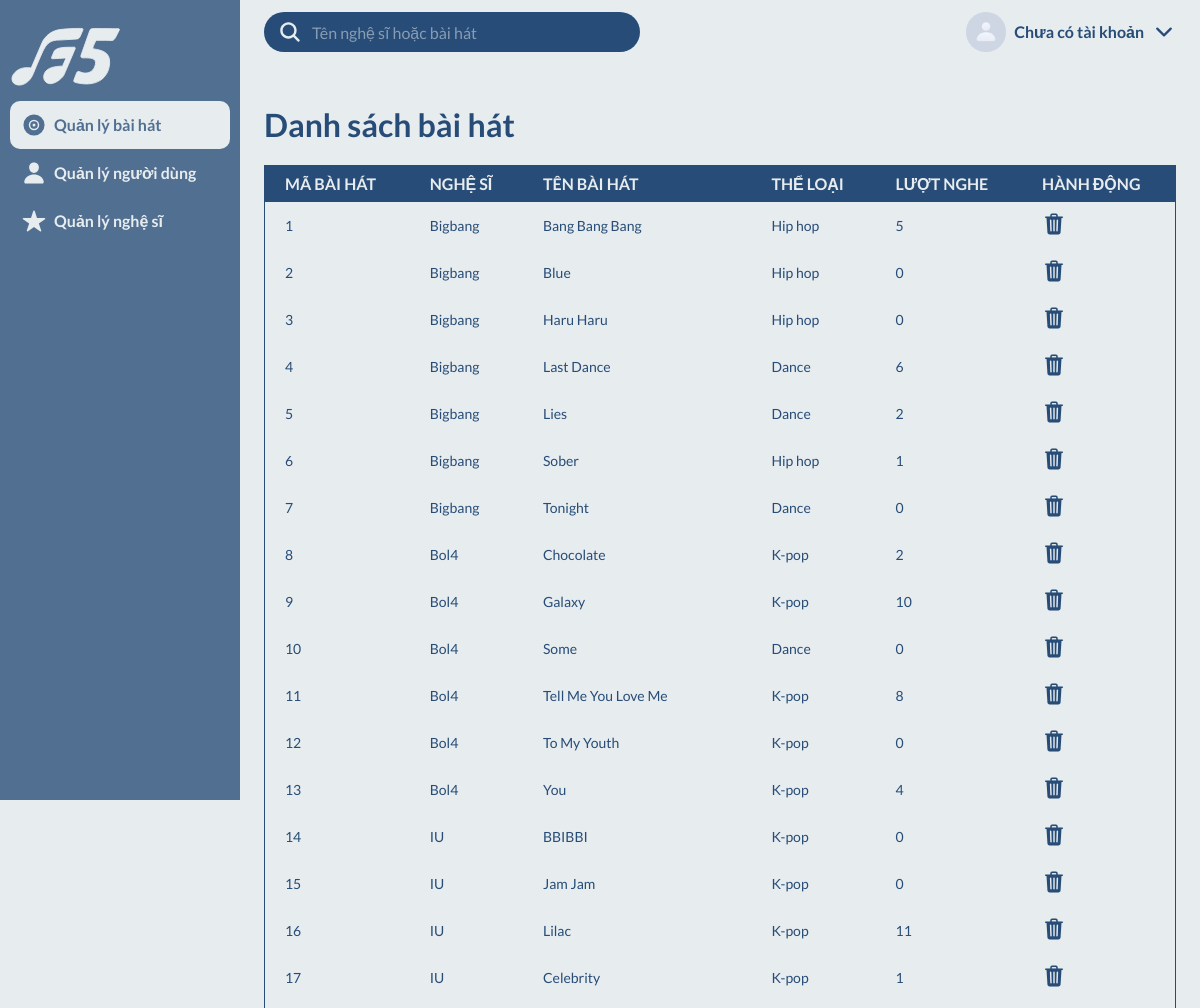
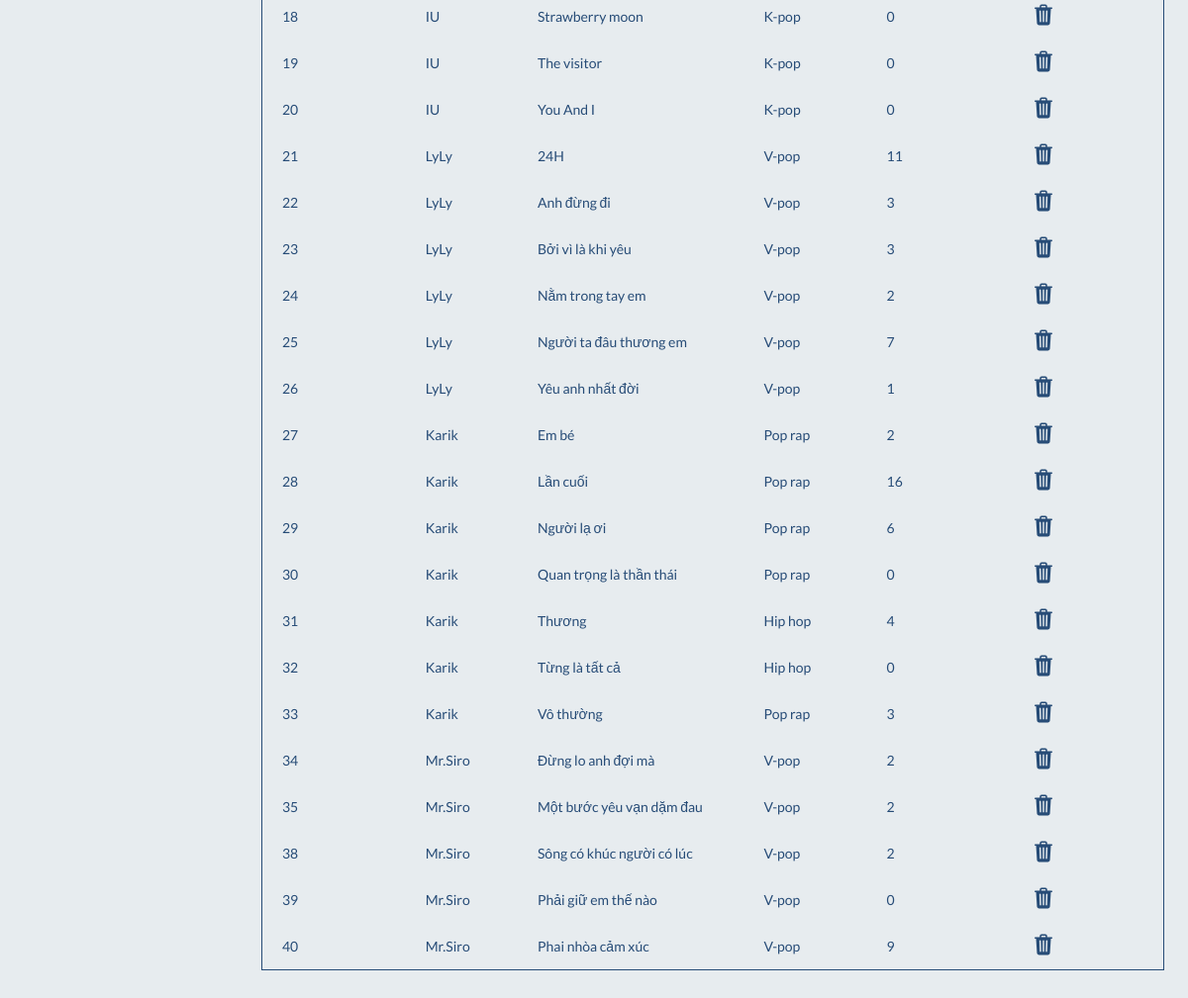
Page /manage_songs.php on the committed database (2 pictures, top to bottom).
### tables this page shows
CREATE TABLE `songs` (
  `audio_id` int(11) NOT NULL,
  `user_id` int(11) NOT NULL,
  `title` varchar(255) NOT NULL,
  `category` varchar(255) NOT NULL,
  `thumbnail` varchar(255) NOT NULL,
  `audio_location` varchar(255) NOT NULL,
  `view` int(11) NOT NULL DEFAULT 0
);

CREATE TABLE `users` (
  `id` int(30) NOT NULL,
  `stagename` varchar(255) NOT NULL,
  `username` varchar(50) NOT NULL,
  `password` text NOT NULL,
  `type` int(1) NOT NULL DEFAULT 2,
  `date_created` datetime NOT NULL DEFAULT current_timestamp(),
  `image` varchar(100) DEFAULT NULL,
  `occupation` varchar(255) NOT NULL
);

### manage_songs.php (the view, shortened to what this page needs)
<!DOCTYPE html>
<html lang="en">
    <head>
        <link rel="stylesheet" href="./css/base.css" />
        <link rel="stylesheet" href="./css/app.css" />
        <link rel="stylesheet" href="./css/search.css" />
        <link rel="stylesheet" href="./css/table.css" />
    </head>
    <body>
        <div class="grid">
            <div class="sidebar">
                <img src="./assets/Logo F5.svg" alt="" class="logo" />
                <nav class="nav">
                    <ul class="nav-top">
                        <li class="nav-item">
                            <a href="manage_songs.php" class="nav-link selected">
                                <ion-icon name="disc"></ion-icon>Quản lý bài hát
                            </a>
                        </li>
                        <li class="nav-item">
                            <a href="manage_users.php" class="nav-link">
                                <ion-icon name="person"></ion-icon>Quản lý người dùng
                            </a>
                        </li>
                        <li class="nav-item">
                            <a href="manage_artists.php" class="nav-link">
                                <ion-icon name="star"></ion-icon>Quản lý nghệ sĩ
                            </a>
                        </li>
                    </ul>
                </nav>
            </div>
            <header class="header">
                <form action="search.php" method="post" class="search-engine">
                    <ion-icon name="search"></ion-icon>
                    <input
                        type="text" name="search1" id="search"
                        class="search-input"
                        placeholder="Tên nghệ sĩ hoặc bài hát" autocomplete="off" required
                    />
                </form>
                <?php if(isset($_SESSION['currAdmin'])){?>
                <div class="user">
                    <img
                        src="<?='./assets/avatar/'.$_SESSION['path']?>"
                        alt="Avatar"
                        class="user-avatar"
                    />
                    <span class="user-name"><?=$_SESSION['name']?></span>
                    <ion-icon name="chevron-down-outline"></ion-icon>
                    <ul class="nav sub-menu">
                        <li class="nav-item">
                            <a href="view_user.php" class="nav-link">
                                <ion-icon name="person"></ion-icon>Trang cá nhân
                            </a>
                        </li>
                        <li class="nav-item">
                            <a href="logout.php" class="nav-link">
                                <ion-icon name="log-out-outline"></ion-icon>Đăng
                                xuất
                            </a>
                        </li>
                    </ul>
                </div>
                <?php }else{?>
                <div class="user">
                    <img
                        src="./assets/img/iconTrang.jpg"
                        alt="Avatar"
                        class="user-avatar"
                    />
                    <span class="user-name">Chưa có tài khoản</span>
                    <ion-icon name="chevron-down-outline"></ion-icon>
                </div>
                <?php }?>
            </header>
            <main class="main" style="transform: translateY(-150px);">
                <h1 class="table-title">Danh sách bài hát</h1>
                <table id = "songs">
                    <thead>
                        <tr>
                            <th>Mã Bài Hát</th>
                            <th>Nghệ Sĩ</th>
                            <th>Tên Bài Hát</th>
                            <th>Thể Loại</th>
                            <th>Lượt Nghe</th>
                            <th>Hành Động</th>
                        </tr>
                    </thead>
                <?php
                    include 'db_connect.php';
                    $sql_song = "SELECT * FROM songs";
                    $result_song = mysqli_query($conn, $sql_song);
                    while($row=mysqli_fetch_array($result_song)){
                ?>
                    <tbody>
                        <tr>
                            <td><?php echo $row['audio_id']; ?></td>
                            <td>
                                <?php
                                    $user_id = $row['user_id'];
                                    $sql_singer = "SELECT * FROM users where id ='$user_id'";
                                    $result = mysqli_query($conn, $sql_singer);
                                    $row_singer=mysqli_fetch_array($result);
                                    echo $row_singer['stagename'];
                                ?>
                            </td>
                            <td><?php echo $row['title']; ?></td>
                            <td><?php echo $row['category']; ?></td>
                             <td><?php echo $row['view']; ?></td>
                            <td>
                                <a href="delete_song.php?audio_id=<?php echo $row['audio_id']; ?>">
                                    <ion-icon name="trash"></ion-icon>
                                </a>
                            </td>
                        </tr>
                    </tbody>
                <?php
                    }
                ?>
                </table>
            </main>
    </body>
</html>

### css/base.css (style rules this page uses)
:root { --primary-color: #274c77; --secondary-color: #e7ecef; --half-secondary-color: #516f91; --brigde: 8px; }
*, *:after, *:before { box-sizing: inherit; margin: 0; padding: 0; }
html { font-size: 62.5%; line-height: 1.6rem; font-family: "Lato", sans-serif; box-sizing: border-box; }
body { height: 100vh; background-color: var(--secondary-color); }
ion-icon { font-size: 2.4rem; cursor: pointer; }
a { color: unset; text-decoration: none; transition: all 0.25s ease; }
input, button, textarea { font-family: "Lato", sans-serif; }
li { list-style: none; }
.logo { width: 50%; }
.grid { display: grid; min-height: 100vh; grid-gap: 0; grid-template-columns: minmax(12rem, 24rem) repeat(11, 1fr); grid-template-rows: repeat(12, 1fr); }
.sidebar { grid-row-start: 1; grid-row-end: 13; }
.header { grid-area: 1/2/2/13; }
.main { grid-area: 2/2/11/13; }
.user:after { content: ""; position: absolute; top: 100%; right: 0; left: 0; height: var(--brigde); }

### css/app.css (style rules this page uses)
.sidebar { display: flex; flex-direction: column; position: fixed; z-index: 99; width: 24rem; background-color: var(--half-secondary-color); padding: 1rem; height: 100vh; }
.nav { display: flex; flex-direction: column; justify-content: space-between; flex-grow: 1; margin-bottom: 99px; }
.nav-link { display: flex; align-items: center; gap: 8px; font-size: 1.6rem; padding: 1.2rem; font-weight: 600; color: var(--secondary-color); }
.selected { background-color: var(--secondary-color); color: var(--half-secondary-color); border-radius: 1rem; }
.header { --gap: 2.4rem; position: fixed; z-index: 99; top: 0; right: 0; left: 24rem; display: flex; justify-content: space-between; height: 64px; padding: 1.2rem var(--gap); background-color: var(--secondary-color); }
.search-engine { position: relative; display: flex; align-items: center; gap: 1rem; max-width: 376px; width: 100%; background-color: var(--primary-color); color: var(--secondary-color); padding: 0.8rem 1.4rem; border-radius: 3rem; }
.search-input { flex-grow: 1; background-color: transparent; color: var(--secondary-color); font-size: 1.6rem; border: 0; outline: none; }
.search-input::placeholder { opacity: 0.5; color: var(--secondary-color); }
.user { display: flex; align-items: center; gap: 8px; color: var(--primary-color); position: absolute; right: var(--gap); cursor: pointer; }
.user-avatar { flex-shrink: 0; width: 4rem; height: 4rem; border-radius: 50%; object-fit: cover; }
.user-name { color: var(--primary-color); font-size: 1.6rem; font-weight: 600; }
.main { height: auto; padding: 1.2rem 2.4rem; }

### css/table.css (style rules this page uses)
table { font-family: "Lato", sans-serif; color: var(--primary-color); border-collapse: collapse; text-align: left; width: 100%; border: 1px solid var(--primary-color); }
table tr { background: var(--secondary-color); }
table th { font-size: 1.6rem; font-weight: bold; text-transform: uppercase; padding: 10px 20px; background-color: var(--primary-color); color: var(--secondary-color); }
table td { font-size: 1.4rem; padding: 10px 20px; }
.table-title { font-size: 3.2rem; color: var(--primary-color); margin: 4rem 0 3.2rem; }

### rows in the picture
songs: audio_id "1", user.stagename "Bigbang", title "Bang Bang Bang", category "Hip hop", view "5"
songs: audio_id "2", user.stagename "Bigbang", title "Blue", category "Hip hop", view "0"
songs: audio_id "3", user.stagename "Bigbang", title "Haru Haru", category "Hip hop", view "0"
songs: audio_id "4", user.stagename "Bigbang", title "Last Dance", category "Dance", view "6"
songs: audio_id "5", user.stagename "Bigbang", title "Lies", category "Dance", view "2"
songs: audio_id "6", user.stagename "Bigbang", title "Sober", category "Hip hop", view "1"
songs: audio_id "7", user.stagename "Bigbang", title "Tonight", category "Dance", view "0"
songs: audio_id "8", user.stagename "Bol4", title "Chocolate", category "K-pop", view "2"
songs: audio_id "9", user.stagename "Bol4", title "Galaxy", category "K-pop", view "10"
songs: audio_id "10", user.stagename "Bol4", title "Some", category "Dance", view "0"
songs: audio_id "11", user.stagename "Bol4", title "Tell Me You Love Me", category "K-pop", view "8"
songs: audio_id "12", user.stagename "Bol4", title "To My Youth", category "K-pop", view "0"
songs: audio_id "13", user.stagename "Bol4", title "You", category "K-pop", view "4"
songs: audio_id "14", user.stagename "IU", title "BBIBBI", category "K-pop", view "0"
songs: audio_id "15", user.stagename "IU", title "Jam Jam", category "K-pop", view "0"
songs: audio_id "16", user.stagename "IU", title "Lilac", category "K-pop", view "11"
songs: audio_id "17", user.stagename "IU", title "Celebrity", category "K-pop", view "1"
songs: audio_id "18", user.stagename "IU", title "Strawberry moon", category "K-pop", view "0"
songs: audio_id "19", user.stagename "IU", title "The visitor", category "K-pop", view "0"
songs: audio_id "20", user.stagename "IU", title "You And I", category "K-pop", view "0"
songs: audio_id "21", user.stagename "LyLy", title "24H", category "V-pop", view "11"
songs: audio_id "22", user.stagename "LyLy", title "Anh đừng đi", category "V-pop", view "3"
songs: audio_id "23", user.stagename "LyLy", title "Bởi vì là khi yêu", category "V-pop", view "3"
songs: audio_id "24", user.stagename "LyLy", title "Nằm trong tay em", category "V-pop", view "2"
songs: audio_id "25", user.stagename "LyLy", title "Người ta đâu thương em", category "V-pop", view "7"
songs: audio_id "26", user.stagename "LyLy", title "Yêu anh nhất đời", category "V-pop", view "1"
songs: audio_id "27", user.stagename "Karik", title "Em bé", category "Pop rap", view "2"
songs: audio_id "28", user.stagename "Karik", title "Lần cuối", category "Pop rap", view "16"
songs: audio_id "29", user.stagename "Karik", title "Người lạ ơi", category "Pop rap", view "6"
songs: audio_id "30", user.stagename "Karik", title "Quan trọng là thần thái", category "Pop rap", view "0"
songs: audio_id "31", user.stagename "Karik", title "Thương", category "Hip hop", view "4"
songs: audio_id "32", user.stagename "Karik", title "Từng là tất cả", category "Hip hop", view "0"
songs: audio_id "33", user.stagename "Karik", title "Vô thường", category "Pop rap", view "3"
songs: audio_id "34", user.stagename "Mr.Siro", title "Đừng lo anh đợi mà", category "V-pop", view "2"
songs: audio_id "35", user.stagename "Mr.Siro", title "Một bước yêu vạn dặm đau", category "V-pop", view "2"
songs: audio_id "38", user.stagename "Mr.Siro", title "Sông có khúc người có lúc", category "V-pop", view "2"
songs: audio_id "39", user.stagename "Mr.Siro", title "Phải giữ em thế nào", category "V-pop", view "0"
songs: audio_id "40", user.stagename "Mr.Siro", title "Phai nhòa cảm xúc", category "V-pop", view "9"
